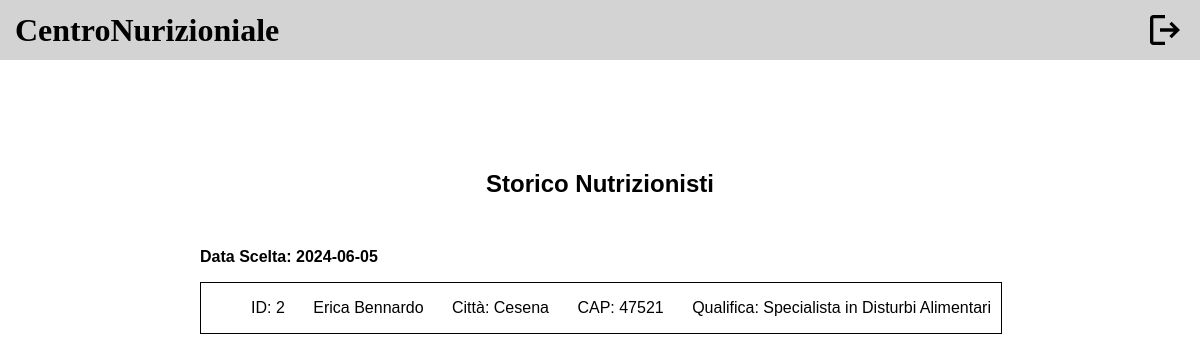
Page /public/storicoNutrizionisti.php (signed in) on the earlier database version.
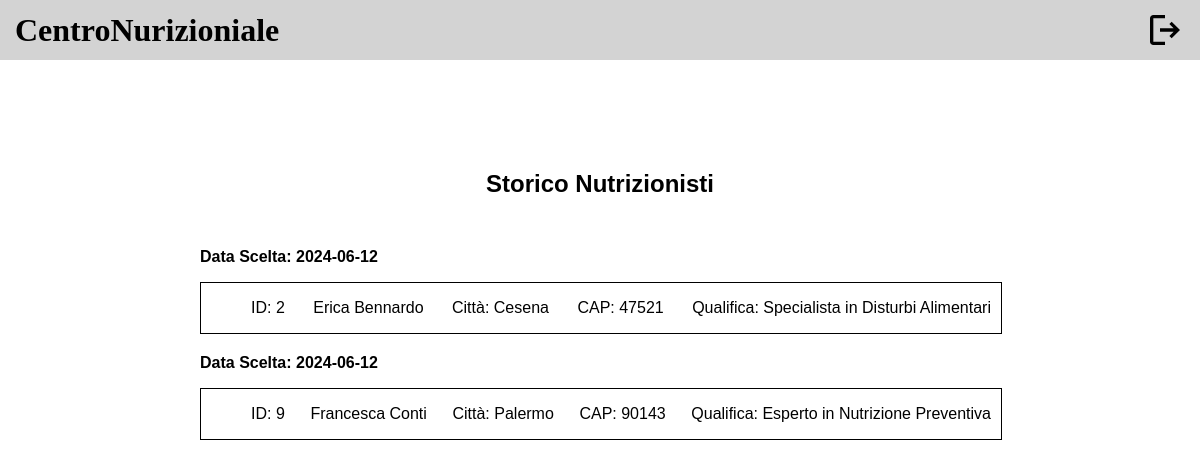
Same page on the later database version.
### tables this page shows
CREATE TABLE `scelta` (
  `IDCliente` int(11) NOT NULL,
  `Data` date NOT NULL,
  `Ora` varchar(10) NOT NULL,
  `IDNutrizionista` int(11) NOT NULL
);

CREATE TABLE `nutrizionista` (
  `Nome` varchar(50) NOT NULL,
  `Cognome` varchar(50) NOT NULL,
  `Email` varchar(30) NOT NULL,
  `IDNutrizionista` int(11) NOT NULL,
  `Password` varchar(255) NOT NULL,
  `MediaVoti` int(11) NOT NULL
);

CREATE TABLE `indirizzo_prof` (
  `IDNutrizionista` int(11) NOT NULL,
  `Citta` varchar(50) NOT NULL,
  `CAP` int(11) NOT NULL,
  `Via` varchar(50) NOT NULL,
  `NCivico` int(11) NOT NULL
);

CREATE TABLE `possiede_q` (
  `IDNutrizionista` int(11) NOT NULL,
  `Titolo` varchar(100) NOT NULL
);

### db/database.php (called while the page is built, shortened)
<?php
require_once ("nutrizionistaTable.php");
class DatabaseConnection
{
    private $nutrizionistaTable;
    public function __construct($servername, $username, $password, $dbname, $port)
    {
        $this->db = new mysqli($servername, $username, $password, $dbname, $port);
        $this->nutrizionistaTable = new NutrizionistaTable($this->db);
    }
    public function getNutrizionistaTable()
    {
        return $this->nutrizionistaTable;
    }
}

### bootstrap.php (called while the page is built, shortened)
<?php
require_once ("db/database.php");
$dbh = new DatabaseConnection("localhost", "root", "", "centronutrizionale", 3306);
?>

### db/nutrizionistaTable.php (called while the page is built, shortened)
<?php
class NutrizionistaTable
{
    private $db;
    public function __construct($db)
    {
        $this->db = $db;
    }
    public function getAllNutrizionisti()
    {
        $stmt = $this->db->prepare("SELECT *
        FROM nutrizionista n
        JOIN informazione i ON n.IDNutrizionista = i.IDNutrizionista
        JOIN indirizzo_prof ip ON n.IDNutrizionista = ip.IDNutrizionista
        JOIN possiede_q q ON n.IDNutrizionista = q.IDNutrizionista
        ");
        $stmt->execute();
        $result = $stmt->get_result();
        return $result->fetch_all(MYSQLI_ASSOC);
    }
    public function getAttualNutrizionista($idCliente)
    {
        $stmt = $this->db->prepare("SELECT
        s.Data,
        s.Ora,
        s.IDNutrizionista,
        n.Nome,
        n.Cognome,
        n.Email,
        n.MediaVoti,
        q.Titolo AS Qualifica,
        i.Esperienza,
        i.Specializzazione,
        i.Orari,
        i.Telefono,
        p.Citta,
        p.CAP,
        p.Via,
        p.NCivico
    FROM
        scelta s
    JOIN
        nutrizionista n ON s.IDNutrizionista = n.IDNutrizionista
    LEFT JOIN
        possiede_q q ON n.IDNutrizionista = q.IDNutrizionista
    LEFT JOIN
        informazione i ON n.IDNutrizionista = i.IDNutrizionista
    LEFT JOIN
        indirizzo_prof p ON n.IDNutrizionista = p.IDNutrizionista
    WHERE
        s.IDCliente = ?
    ORDER BY
        s.Data DESC,
        s.Ora DESC
    LIMIT 1;
    ");
        $stmt->bind_param('i', $idCliente);
        $stmt->execute();
        $result = $stmt->get_result();
        return $result->fetch_all(MYSQLI_ASSOC);
    }
    public function getStoricoNutrizionistiScelti($idCliente)
    {
        $stmt = $this->db->prepare("SELECT
        s.Data,
        s.Ora,
        s.IDCliente,
        s.IDNutrizionista,
        n.Nome,
        n.Cognome,
        n.Email,
        n.MediaVoti,
        q.Titolo AS Qualifica,
        i.Esperienza,
        i.Specializzazione,
        i.Orari,
        i.Telefono,
        p.Citta,
        p.CAP,
        p.Via,
        p.NCivico
    FROM
        SCELTA s
    JOIN
        NUTRIZIONISTA n ON s.IDNutrizionista = n.IDNutrizionista
    LEFT JOIN
        possiede_q q ON n.IDNutrizionista = q.IDNutrizionista
    LEFT JOIN
        INFORMAZIONE i ON n.IDNutrizionista = i.IDNutrizionista
    LEFT JOIN
        INDIRIZZO_PROF p ON n.IDNutrizionista = p.IDNutrizionista
    WHERE
        s.IDCliente = ?
    ORDER BY
        s.Data DESC,
        s.Ora DESC;
    ");
        $stmt->bind_param('i', $idCliente);
        $stmt->execute();
        $result = $stmt->get_result();
        return $result->fetch_all(MYSQLI_ASSOC);
    }
}
?>

### nutrizionista.php (called while the page is built, shortened)
<?php
require_once ("bootstrap.php");
if (isUserLoggedIn()) {
    $templateparams["allNutrizionisti"] = $dbh->getNutrizionistaTable()->getAllNutrizionisti();
    $templateparams["nutrizionistaAttuale"] = $dbh->getNutrizionistaTable()->getAttualNutrizionista($_SESSION["id"]);
    $templateparams["storicoNutrizionisti"] = $dbh->getNutrizionistaTable()->getStoricoNutrizionistiScelti($_SESSION["id"]);
}
?>

### public/storicoNutrizionisti.php (the view, shortened to what this page needs)
<!DOCTYPE html>
<html lang="it">
<head>
  <link rel="stylesheet" href="../template/header/header.css">
  <link rel="stylesheet" href="styles/storicoNutrizionisti.css">
</head>
<body>
  <?php
  require ("../nutrizionista.php");
  $idsStampati = array();
  ?>
  <main>
    <section>
      <h1>Storico Nutrizionisti</h1>
      <?php foreach ($templateparams["storicoNutrizionisti"] as $nutrizionista): ?>
        <?php if (!in_array($nutrizionista["IDNutrizionista"], $idsStampati)): ?>
          <article>
            <p>Data Scelta: <?php echo $nutrizionista["Data"] ?></p>
            <div onclick="window.location.href='profiloNutrizionista.php'" class="result"
              data-id="<?php echo $nutrizionista["IDNutrizionista"] ?>" data-sceltaAttuale="<?php if ($templateparams["nutrizionistaAttuale"][0]["IDNutrizionista"] == $nutrizionista["IDNutrizionista"]) {
                   echo "si";
                 } else {
                   echo "no";
                 } ?>">
              <ul>
                <li>ID: <?php echo $nutrizionista["IDNutrizionista"] ?></li>
                <li><?php echo $nutrizionista["Nome"], " ", $nutrizionista["Cognome"] ?></li>
                <li>Città: <?php echo $nutrizionista["Citta"] ?></li>
                <li>CAP: <?php echo $nutrizionista["CAP"] ?></li>
                <li>Qualifica: <?php echo $nutrizionista["Qualifica"] ?></li>
              </ul>
            </div>
          </article>
          <?php
          $idsStampati[] = $nutrizionista["IDNutrizionista"];
          ?>
        <?php endif; ?>
      <?php endforeach; ?>
    </section>
  </main>
</body>
</html>

### template/header/header.css (style rules this page uses)
header h1 { margin: 0; }
header { display: flex; height: 60px; background-color: lightgray; justify-content: space-between; align-content:end; position: fixed; left: 0; right: 0; top: 0; }
.logout, .logo { display: flex; align-items: center; }
.logo { margin-left: 15px; }
.logout { margin-right: 15px; }
.logout img { height: 40px; }

Differences in the rows shown:
no longer on this page (row unchanged): scelta: Data "2024-06-05", IDNutrizionista "2", IDNutrizionista.Nome "Erica", IDNutrizionista.Cognome "Bennardo", indirizzo_prof.Citta "Cesena", indirizzo_prof.CAP "47521", possiede_q.Titolo "Specialista in Disturbi Alimentari"
added scelta: Data "2024-06-12", IDNutrizionista "2", IDNutrizionista.Nome "Erica", IDNutrizionista.Cognome "Bennardo", indirizzo_prof.Citta "Cesena", indirizzo_prof.CAP "47521", possiede_q.Titolo "Specialista in Disturbi Alimentari"
added scelta: Data "2024-06-12", IDNutrizionista "9", IDNutrizionista.Nome "Francesca", IDNutrizionista.Cognome "Conti", indirizzo_prof.Citta "Palermo", indirizzo_prof.CAP "90143", possiede_q.Titolo "Esperto in Nutrizione Preventiva"
